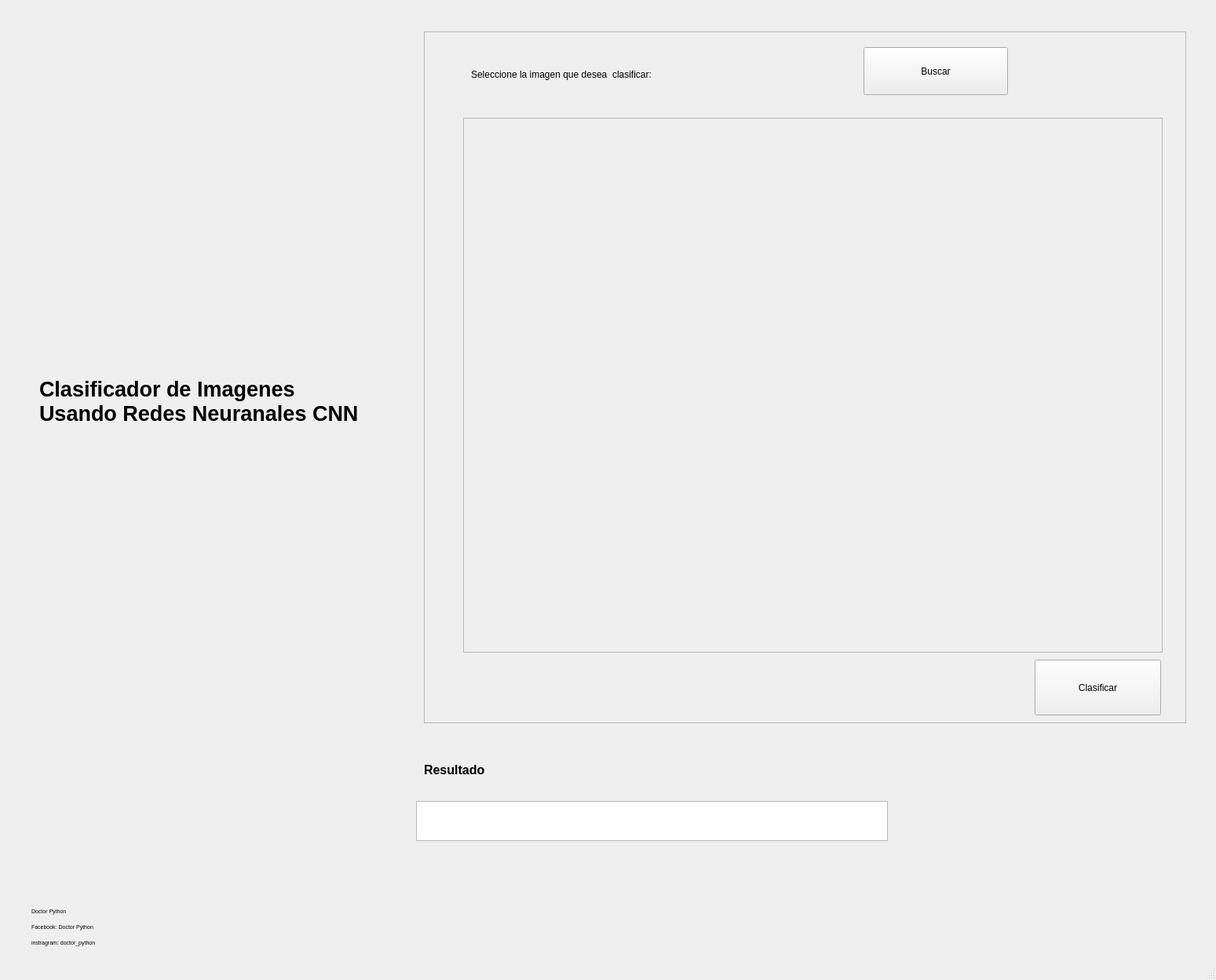
<?xml version="1.0" encoding="UTF-8"?>
<ui version="4.0">
 <class>MainWindow</class>
 <widget class="QMainWindow" name="MainWindow">
  <property name="geometry">
   <rect>
    <x>0</x>
    <y>0</y>
    <width>1549</width>
    <height>1248</height>
   </rect>
  </property>
  <property name="windowTitle">
   <string>MainWindow</string>
  </property>
  <widget class="QWidget" name="centralwidget">
   <widget class="QTextBrowser" name="textBrowser_resultados">
    <property name="geometry">
     <rect>
      <x>530</x>
      <y>1020</y>
      <width>601</width>
      <height>51</height>
     </rect>
    </property>
   </widget>
   <widget class="QLabel" name="label">
    <property name="geometry">
     <rect>
      <x>50</x>
      <y>360</y>
      <width>421</width>
      <height>301</height>
     </rect>
    </property>
    <property name="font">
     <font>
      <pointsize>20</pointsize>
      <weight>75</weight>
      <bold>true</bold>
     </font>
    </property>
    <property name="text">
     <string>Clasificador de Imagenes Usando Redes Neuranales CNN</string>
    </property>
    <property name="wordWrap">
     <bool>true</bool>
    </property>
   </widget>
   <widget class="QFrame" name="frame">
    <property name="geometry">
     <rect>
      <x>540</x>
      <y>40</y>
      <width>971</width>
      <height>881</height>
     </rect>
    </property>
    <property name="frameShape">
     <enum>QFrame::StyledPanel</enum>
    </property>
    <property name="frameShadow">
     <enum>QFrame::Raised</enum>
    </property>
    <widget class="QLabel" name="label_2">
     <property name="geometry">
      <rect>
       <x>60</x>
       <y>14</y>
       <width>511</width>
       <height>81</height>
      </rect>
     </property>
     <property name="text">
      <string>Seleccione la imagen que desea  clasificar: </string>
     </property>
     <property name="wordWrap">
      <bool>false</bool>
     </property>
    </widget>
    <widget class="QPushButton" name="pushButton_seleccionar">
     <property name="geometry">
      <rect>
       <x>560</x>
       <y>20</y>
       <width>184</width>
       <height>61</height>
      </rect>
     </property>
     <property name="text">
      <string>Buscar</string>
     </property>
    </widget>
    <widget class="QPushButton" name="pushButton_clasificar">
     <property name="geometry">
      <rect>
       <x>778</x>
       <y>800</y>
       <width>161</width>
       <height>71</height>
      </rect>
     </property>
     <property name="text">
      <string>Clasificar</string>
     </property>
    </widget>
    <widget class="QFrame" name="frame_2">
     <property name="geometry">
      <rect>
       <x>50</x>
       <y>110</y>
       <width>891</width>
       <height>681</height>
      </rect>
     </property>
     <property name="frameShape">
      <enum>QFrame::StyledPanel</enum>
     </property>
     <property name="frameShadow">
      <enum>QFrame::Raised</enum>
     </property>
     <widget class="QLabel" name="label_3">
      <property name="geometry">
       <rect>
        <x>140</x>
        <y>30</y>
        <width>640</width>
        <height>640</height>
       </rect>
      </property>
      <property name="text">
       <string/>
      </property>
     </widget>
    </widget>
   </widget>
   <widget class="QLabel" name="label_4">
    <property name="geometry">
     <rect>
      <x>540</x>
      <y>940</y>
      <width>511</width>
      <height>81</height>
     </rect>
    </property>
    <property name="font">
     <font>
      <pointsize>12</pointsize>
      <weight>75</weight>
      <bold>true</bold>
     </font>
    </property>
    <property name="text">
     <string>Resultado</string>
    </property>
    <property name="wordWrap">
     <bool>false</bool>
    </property>
   </widget>
   <widget class="QLabel" name="label_5">
    <property name="geometry">
     <rect>
      <x>40</x>
      <y>1150</y>
      <width>141</width>
      <height>21</height>
     </rect>
    </property>
    <property name="maximumSize">
     <size>
      <width>150</width>
      <height>150</height>
     </size>
    </property>
    <property name="font">
     <font>
      <pointsize>5</pointsize>
     </font>
    </property>
    <property name="text">
     <string>Doctor Python</string>
    </property>
    <property name="wordWrap">
     <bool>true</bool>
    </property>
   </widget>
   <widget class="QLabel" name="label_6">
    <property name="geometry">
     <rect>
      <x>40</x>
      <y>1170</y>
      <width>150</width>
      <height>21</height>
     </rect>
    </property>
    <property name="maximumSize">
     <size>
      <width>150</width>
      <height>150</height>
     </size>
    </property>
    <property name="font">
     <font>
      <pointsize>5</pointsize>
     </font>
    </property>
    <property name="text">
     <string>Facebook: Doctor Python</string>
    </property>
    <property name="wordWrap">
     <bool>true</bool>
    </property>
   </widget>
   <widget class="QLabel" name="label_7">
    <property name="geometry">
     <rect>
      <x>40</x>
      <y>1190</y>
      <width>150</width>
      <height>21</height>
     </rect>
    </property>
    <property name="maximumSize">
     <size>
      <width>150</width>
      <height>150</height>
     </size>
    </property>
    <property name="font">
     <font>
      <pointsize>5</pointsize>
     </font>
    </property>
    <property name="text">
     <string>instragram: doctor_python</string>
    </property>
    <property name="wordWrap">
     <bool>true</bool>
    </property>
   </widget>
  </widget>
  <widget class="QMenuBar" name="menubar">
   <property name="geometry">
    <rect>
     <x>0</x>
     <y>0</y>
     <width>1549</width>
     <height>22</height>
    </rect>
   </property>
  </widget>
  <widget class="QStatusBar" name="statusbar"/>
 </widget>
 <resources/>
 <connections/>
</ui>
